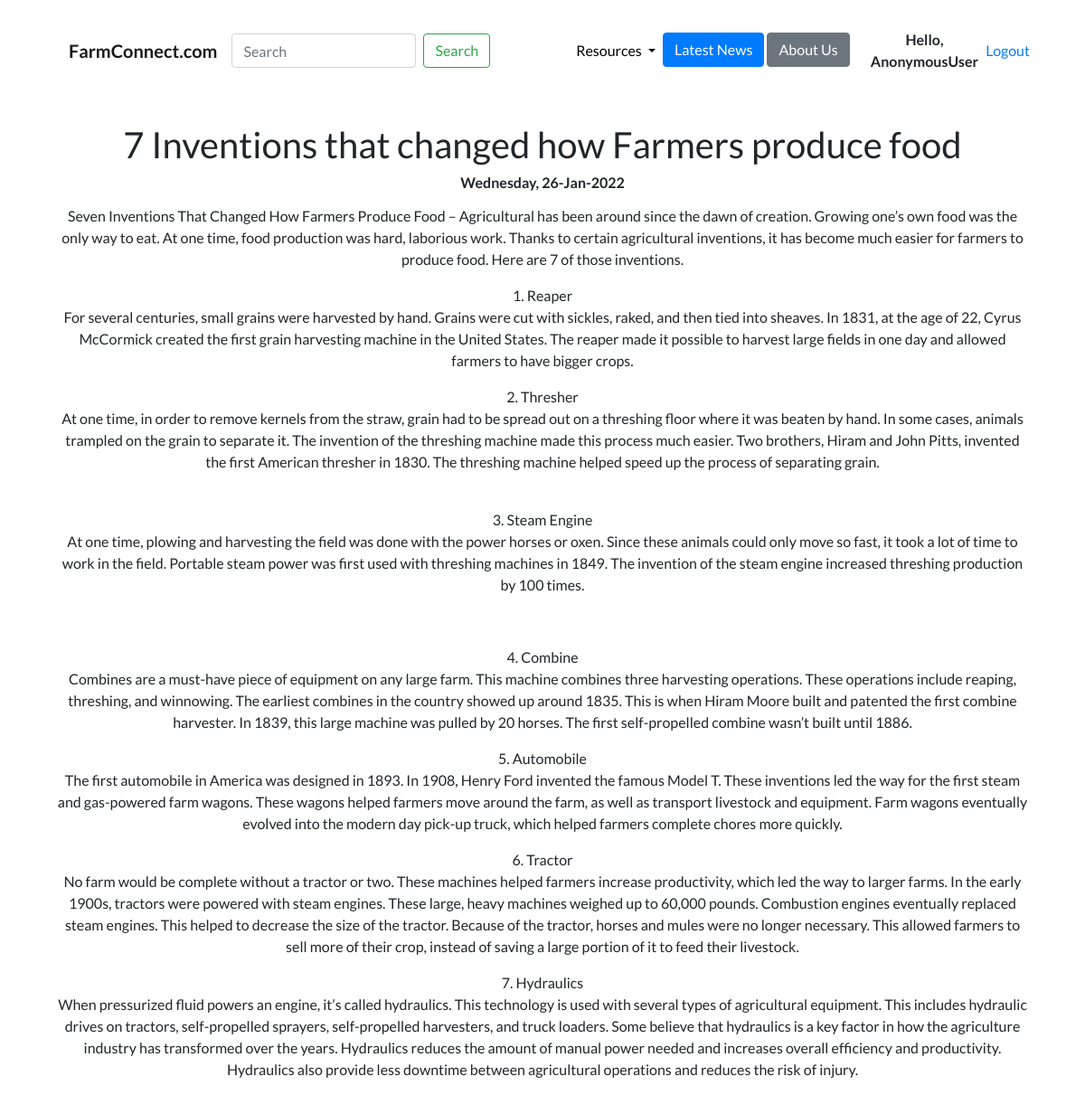
/blog/5/, run on the app's committed database.
### blog/models.py (models this page shows, shortened)
class Blog(models.Model):
    title = models.CharField(max_length=200)
    description = models.TextField()
    date = models.DateField()

### blog/views.py (the view)
# urls.py: path('<int:blog_id>/',views.detail,name='detail'),
def detail(request, blog_id):
    blog = get_object_or_404(Blog, pk=blog_id)
    return render(request,'blog/detail.html',{'blog':blog})

### blog/templates/blog/detail.html
{% extends 'portfolio/base.html' %}
{% block content %}
<br><br>
<h1>{{ blog.title }}</h1>
<h6 style="font-weight: bold";>{{ blog.date|date:'l, d-M-Y' }}</h6>
<p class="text-justify clearfix" style="text-align: left; font-size: 1.07em;"> {{blog.description|safe}} </p>
{% endblock %}

### portfolio/static/portfolio/custom.css (style rules this page uses)
body { font-family: 'Lato', sans-serif; }

### data on the page
Blog: title "7 Inventions that changed how Farmers produce food", date "Wednesday, 26-Jan-2022", description "Seven Inventions That Changed How Farmers Produce Food – Agricultural has been around since the dawn of creation. Growing one’s own food was the only way to eat. At one time, food production was hard, laborious work. Thanks to certain agricultural inventions, it has become much easier for farmers to produce food. Here are 7 of those inventions. 1. Reaper For several centuries, small grains were harvested by hand. Grains were cut with sickles, raked, and then tied into sheaves. In 1831, at the age of 22, Cyrus McCormick created the first grain harvesting machine in the United States. The reaper made it possible to harvest large fields in one day and allowed farmers to have bigger crops. 2.…"

### other printed values
{{ request.user }} "AnonymousUser"
